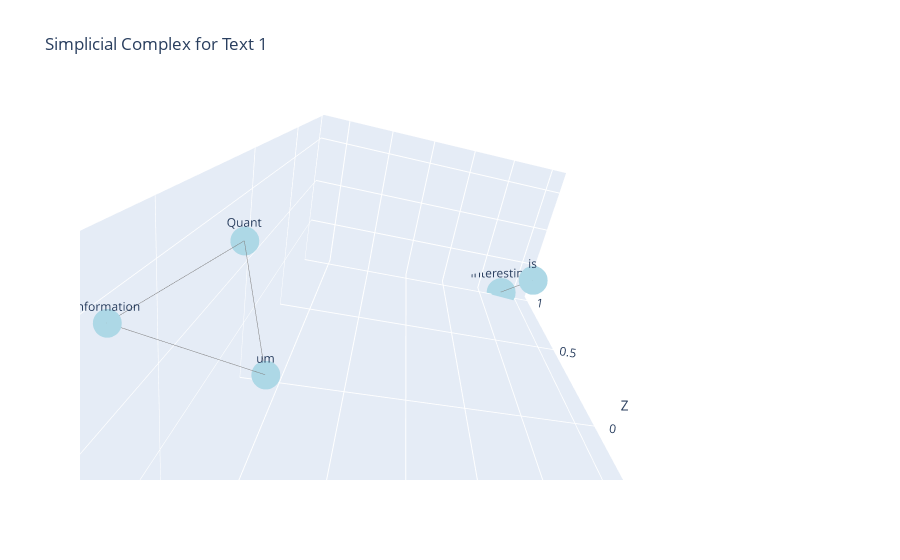
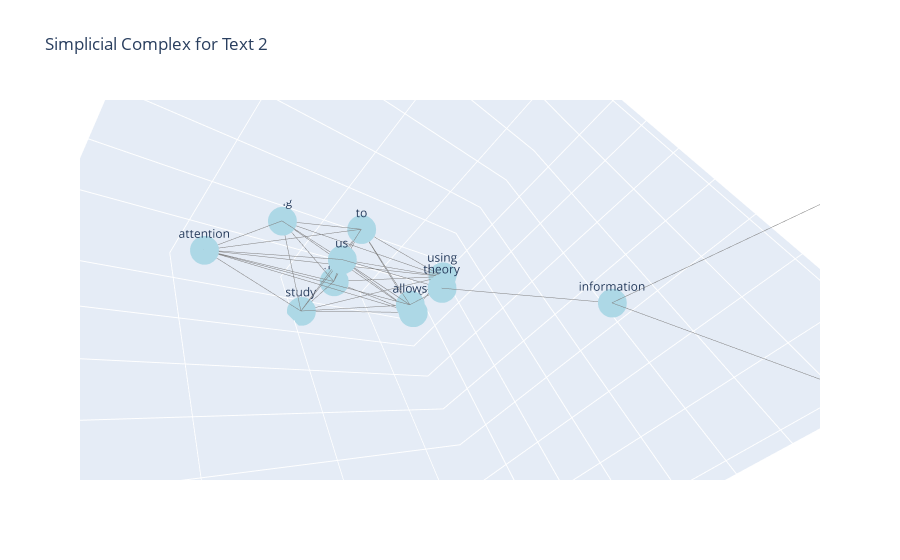

Notebook code for these charts, in order:
### Code cell
import numpy as np
import torch
from transformers import GPT2Tokenizer, GPT2Model
import gudhi as gd
import matplotlib.pyplot as plt
import networkx as nx
from scipy.spatial.distance import jensenshannon
import plotly.graph_objs as go


def get_attention_matrix(text, model, tokenizer, layer, head):
    inputs = tokenizer(text, return_tensors="pt")
    outputs = model(**inputs, output_attentions=True)
    attention = outputs.attentions[layer][0, head].detach().cpu().numpy()
    return attention

def compute_persistence(attention_matrix):
    softmax_attention = np.exp(attention_matrix) / np.sum(np.exp(attention_matrix), axis=-1)[:, np.newaxis]
    distance_matrix = np.array([[jensenshannon(softmax_attention[i], softmax_attention[j]) for j in range(softmax_attention.shape[0])] for i in range(softmax_attention.shape[0])])
    
    rips_complex = gd.RipsComplex(distance_matrix=distance_matrix, max_edge_length=np.inf)
    simplex_tree = rips_complex.create_simplex_tree(max_dimension=2)
    persistence = simplex_tree.persistence(min_persistence=0.01)
    return persistence, simplex_tree, distance_matrix

def plot_simplicial_complex_3d(simplex_tree, distance_matrix, title, threshold, tokens):
    g = nx.Graph()
    for (simplex, _) in simplex_tree.get_filtration():
        if len(simplex) == 2:
            if distance_matrix[simplex[0]][simplex[1]] <= threshold:
                g.add_edge(simplex[0], simplex[1])

    # Create a token dictionary only for nodes in the graph
    labels = {node: tokens[node] for node in g.nodes()}
    
    # 3D layout
    pos = nx.spring_layout(g, dim=3, seed=42)
    
    # Extract node coordinates
    Xn = [pos[k][0] for k in g.nodes()]
    Yn = [pos[k][1] for k in g.nodes()]
    Zn = [pos[k][2] for k in g.nodes()]
    
    # Extract edge coordinates
    Xe = []
    Ye = []
    Ze = []
    for e in g.edges():
        Xe += [pos[e[0]][0], pos[e[1]][0], None]
        Ye += [pos[e[0]][1], pos[e[1]][1], None]
        Ze += [pos[e[0]][2], pos[e[1]][2], None]
    
    # Create a trace for edges
    trace_edges = go.Scatter3d(x=Xe, y=Ye, z=Ze, mode='lines', line=dict(color='gray', width=1))
    
    # Create a trace for nodes
    trace_nodes = go.Scatter3d(x=Xn, y=Yn, z=Zn, mode='markers+text', text=list(labels.values()), marker=dict(symbol='circle', size=10, color='lightblue'), textposition="top center")
    
    # Create a layout
    layout = go.Layout(title=title, scene=dict(xaxis_title='X', yaxis_title='Y', zaxis_title='Z'), showlegend=False)
    
    # Create a plot
    fig = go.Figure(data=[trace_edges, trace_nodes], layout=layout)
    fig.show()


# Load pre-trained transformer model and tokenizer
tokenizer = GPT2Tokenizer.from_pretrained('gpt2')
model = GPT2Model.from_pretrained('gpt2')

# Text inputs
text1 = "Quantum information theory is interesting"
text2 = "Quantum information theory allows us to study attention using entanglement"

# Choose a layer and head
layer = 1
head = 2

# Get attention matrices
attention_matrix1 = get_attention_matrix(text1, model, tokenizer, layer, head)
attention_matrix2 = get_attention_matrix(text2, model, tokenizer, layer, head)

# Compute persistence and simplex trees
persistence1, simplex_tree1, distance_matrix1 = compute_persistence(attention_matrix1)
persistence2, simplex_tree2, distance_matrix2 = compute_persistence(attention_matrix2)

# Threshold value
threshold = 0.05

# Get tokens
tokens1 = tokenizer.tokenize(text1)
tokens2 = tokenizer.tokenize(text2)

# Add special tokens ([CLS], [SEP], etc.) if necessary
tokens1 = [tokenizer.decode(token_id) for token_id in tokenizer.encode(text1)]
tokens2 = [tokenizer.decode(token_id) for token_id in tokenizer.encode(text2)]

plot_simplicial_complex_3d(simplex_tree1, distance_matrix1, "Simplicial Complex for Text 1", threshold, tokens1)
plot_simplicial_complex_3d(simplex_tree2, distance_matrix2, "Simplicial Complex for Text 2", threshold, tokens2)

### Figure 1 — Plotly figure (JSON) as saved in the notebook; plotly's stock layout.template omitted (floating-point values rounded to 4 significant figures)
{"data": [{"line": {"color": "gray", "width": 1}, "mode": "lines", "type": "scatter3d", "x": [0.3701, 0.3023, null, 0.3701, 0.4817, null, 0.3023, 0.4817, null, -0.6381, -0.516, null], "y": [0.2823, 0.1332, null, 0.2823, 0.2002, null, 0.1332, 0.2002, null, -0.2421, -0.3735, null], "z": [-0.5613, -0.6657, null, -0.5613, -0.6973, null, -0.6657, -0.6973, null, 0.9243, 1, null]}, {"marker": {"color": "lightblue", "size": 10, "symbol": "circle"}, "mode": "markers+text", "text": ["Quant", "um", " is", " interesting", " information"], "textposition": "top center", "type": "scatter3d", "x": [0.3701, 0.3023, -0.6381, -0.516, 0.4817], "y": [0.2823, 0.1332, -0.2421, -0.3735, 0.2002], "z": [-0.5613, -0.6657, 0.9243, 1, -0.6973]}], "layout": {"autosize": true, "scene": {"aspectmode": "auto", "aspectratio": {"x": 1.041, "y": 0.6094, "z": 1.577}, "camera": {"center": {"x": 0, "y": 0, "z": 0}, "eye": {"x": 0.2314, "y": 0.5191, "z": -1.193}, "projection": {"type": "perspective"}, "up": {"x": 0.1775, "y": 0.8893, "z": 0.4214}}, "xaxis": {"title": {"text": "X"}, "type": "linear"}, "yaxis": {"title": {"text": "Y"}, "type": "linear"}, "zaxis": {"title": {"text": "Z"}, "type": "linear"}}, "showlegend": false, "title": {"text": "Simplicial Complex for Text 1"}}}

### Figure 2 — Plotly figure (JSON) as saved in the notebook; plotly's stock layout.template omitted (floating-point values rounded to 4 significant figures)
{"data": [{"line": {"color": "gray", "width": 1}, "mode": "lines", "type": "scatter3d", "x": [-0.4885, -0.4074, null, -0.4885, -0.313, null, -0.4074, -0.313, null, 0.121, 0.2433, null, 0.121, 0.2174, null, 0.121, 0.09173, null, 0.121, 0.1743, null, 0.121, 0.2707, null, 0.121, 0.03489, null, 0.121, 0.0622, null, 0.2433, 0.2174, null, 0.2433, 0.09173, null, 0.2433, 0.1743, null, 0.2433, 0.2707, null, 0.2433, 0.03489, null, 0.2433, 0.0622, null, 0.2174, 0.09173, null, 0.2174, 0.1743, null, 0.2174, 0.2707, null, 0.2174, 0.03489, null, 0.2174, 0.0622, null, 0.2174, 0.09466, null, 0.03489, 0.2707, null, 0.03489, 0.1743, null, 0.03489, 0.09173, null, 0.03489, 0.0622, null, 0.03489, 0.09466, null, 0.2707, 0.1743, null, 0.2707, 0.09173, null, 0.2707, 0.0622, null, 0.2707, 0.09466, null, 0.09173, 0.1743, null, 0.09173, 0.0622, null, 0.09173, 0.09466, null, 0.1743, 0.0622, null, 0.1743, 0.09466, null, -0.313, -0.1012, null, 0.09466, 0.0622, null, 0.09466, -0.1012, null, 0.0622, -0.1012, null], "y": [0.1664, 0.001542, null, 0.1664, 0.0565, null, 0.001542, 0.0565, null, 0.03999, -0.04494, null, 0.03999, -0.1338, null, 0.03999, -0.1419, null, 0.03999, 0.09915, null, 0.03999, -0.002419, null, 0.03999, -0.009755, null, 0.03999, 0.01595, null, -0.04494, -0.1338, null, -0.04494, -0.1419, null, -0.04494, 0.09915, null, -0.04494, -0.002419, null, -0.04494, -0.009755, null, -0.04494, 0.01595, null, -0.1338, -0.1419, null, -0.1338, 0.09915, null, -0.1338, -0.002419, null, -0.1338, -0.009755, null, -0.1338, 0.01595, null, -0.1338, -0.06174, null, -0.009755, -0.002419, null, -0.009755, 0.09915, null, -0.009755, -0.1419, null, -0.009755, 0.01595, null, -0.009755, -0.06174, null, -0.002419, 0.09915, null, -0.002419, -0.1419, null, -0.002419, 0.01595, null, -0.002419, -0.06174, null, -0.1419, 0.09915, null, -0.1419, 0.01595, null, -0.1419, -0.06174, null, 0.09915, 0.01595, null, 0.09915, -0.06174, null, 0.0565, 0.01508, null, -0.06174, 0.01595, null, -0.06174, 0.01508, null, 0.01595, 0.01508, null], "z": [-0.9426, -1.0, null, -0.9426, -0.6883, null, -1.0, -0.6883, null, 0.4884, 0.4695, null, 0.4884, 0.3048, null, 0.4884, 0.3605, null, 0.4884, 0.3207, null, 0.4884, 0.2846, null, 0.4884, 0.3595, null, 0.4884, 0.1915, null, 0.4695, 0.3048, null, 0.4695, 0.3605, null, 0.4695, 0.3207, null, 0.4695, 0.2846, null, 0.4695, 0.3595, null, 0.4695, 0.1915, null, 0.3048, 0.3605, null, 0.3048, 0.3207, null, 0.3048, 0.2846, null, 0.3048, 0.3595, null, 0.3048, 0.1915, null, 0.3048, 0.08932, null, 0.3595, 0.2846, null, 0.3595, 0.3207, null, 0.3595, 0.3605, null, 0.3595, 0.1915, null, 0.3595, 0.08932, null, 0.2846, 0.3207, null, 0.2846, 0.3605, null, 0.2846, 0.1915, null, 0.2846, 0.08932, null, 0.3605, 0.3207, null, 0.3605, 0.1915, null, 0.3605, 0.08932, null, 0.3207, 0.1915, null, 0.3207, 0.08932, null, -0.6883, -0.2381, null, 0.08932, 0.1915, null, 0.08932, -0.2381, null, 0.1915, -0.2381, null]}, {"marker": {"color": "lightblue", "size": 10, "symbol": "circle"}, "mode": "markers+text", "text": ["Quant", "um", "ang", "lement", " ent", " to", " study", " using", " attention", " information", " allows", " us", " theory"], "textposition": "top center", "type": "scatter3d", "x": [-0.4885, -0.4074, 0.121, 0.2433, 0.2174, 0.03489, 0.2707, 0.09173, 0.1743, -0.313, 0.09466, 0.0622, -0.1012], "y": [0.1664, 0.001542, 0.03999, -0.04494, -0.1338, -0.009755, -0.002419, -0.1419, 0.09915, 0.0565, -0.06174, 0.01595, 0.01508], "z": [-0.9426, -1.0, 0.4884, 0.4695, 0.3048, 0.3595, 0.2846, 0.3605, 0.3207, -0.6883, 0.08932, 0.1915, -0.2381]}], "layout": {"autosize": true, "scene": {"aspectmode": "auto", "aspectratio": {"x": 1, "y": 1, "z": 1}, "camera": {"center": {"x": 0, "y": 0, "z": 0}, "eye": {"x": -0.355, "y": 0.6711, "z": -0.4683}, "projection": {"type": "perspective"}, "up": {"x": -0.6478, "y": 0.1748, "z": 0.7415}}, "xaxis": {"title": {"text": "X"}, "type": "linear"}, "yaxis": {"title": {"text": "Y"}, "type": "linear"}, "zaxis": {"title": {"text": "Z"}, "type": "linear"}}, "showlegend": false, "title": {"text": "Simplicial Complex for Text 2"}}}
